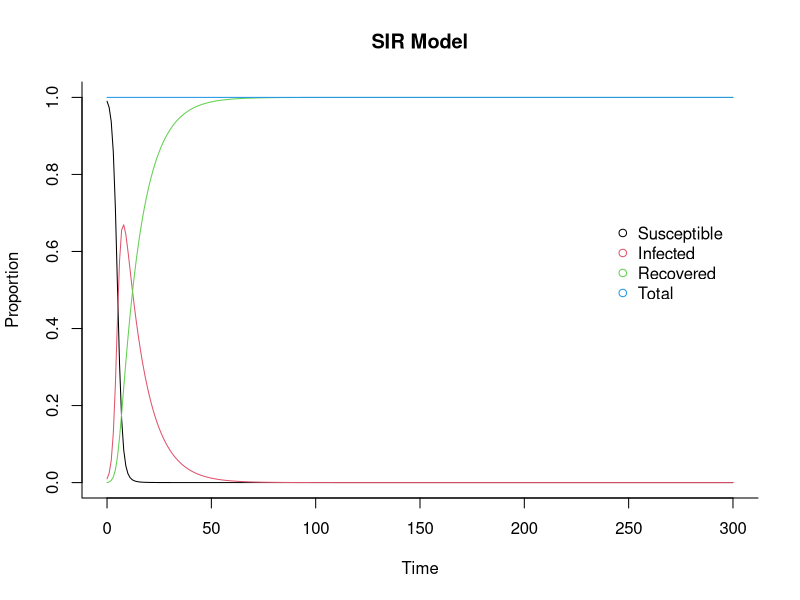

Write the R code that produced this figure.
library(deSolve)
## Create an SIR function
sir <- function(time, y, parameters) {   #time, state , parameters
  
  with(as.list(c(y, parameters)), {
    
    dS <- -beta * S * I
    dI <-  beta * S * I - gamma * I
    dR <-                 gamma * I
    dN <- dS + dI + dR
    
    return(list(c(dS, dI, dR, dN)))
  })
}

### Set parameters
## Proportion in each compartment: Susceptible 0.999999, Infected 0.000001, Recovered 0
#init       <- c(S = 1-1e-6, I = 1e-6, R = 0.0)
init <- c(S = 0.99, I = 0.01, R = 0, N = 1)
## beta: infection parameter; gamma: recovery parameter
#parameters <- c(beta = 1.4247, gamma = 0.14286)b=.0952381 g = 0.04761905
parameters <- c(beta = 1, gamma = 0.1) #gamma=0.1
## Time frame
times      <- seq(0, 300, by = 1)

## Solve using ode (General Solver for Ordinary Differential Equations)
out <- ode(y = init, times = times, func = sir, parms = parameters)
## change to data frame
out <- as.data.frame(out)
## Delete time variable
out$time <- NULL
## Show data
head(out, 10)

## Plot
matplot(x = times, y = out, type = "l",
        xlab = "Time", ylab = "Proportion", main = "SIR Model",
        lwd = 1, lty = 1, bty = "l", col = 1:4)

## Add legend
legend(240, 0.7, c("Susceptible", "Infected", "Recovered", "Total"), pch = 1, col = 1:4, bty = "n")
